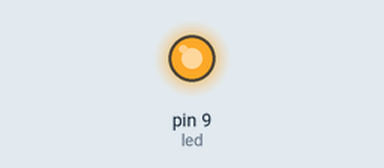
Simulated run of this sketch. Board: Arduino Uno, built with avr-gcc and run on an emulated ATmega328P. On the bench: output pins drawn as LEDs (lit = HIGH).

Above: at 0.05 s.
At 0.65 s:
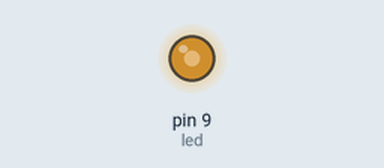
At 1.2 s:
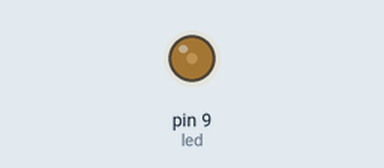
At 2.75 s:
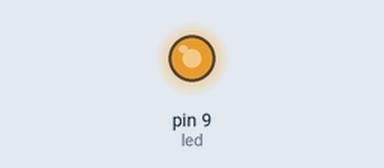
Timing chart, 0 to 7.0 s (numbered marks = the images above):
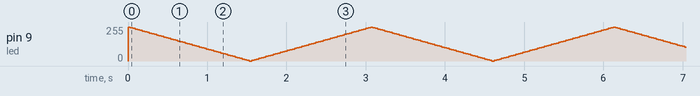

The sketch:

06P12assignment.ino
```cpp
int led = 9;
int brightness = 255;
int fadeAmount = 5;

void setup() {
  pinMode(led, OUTPUT);
}

void loop() {
  analogWrite(led, brightness);

  brightness = brightness - fadeAmount;

  if (brightness <= 0 || brightness >= 255) {
    fadeAmount = -fadeAmount;
  }

  delay(30);
}
```
